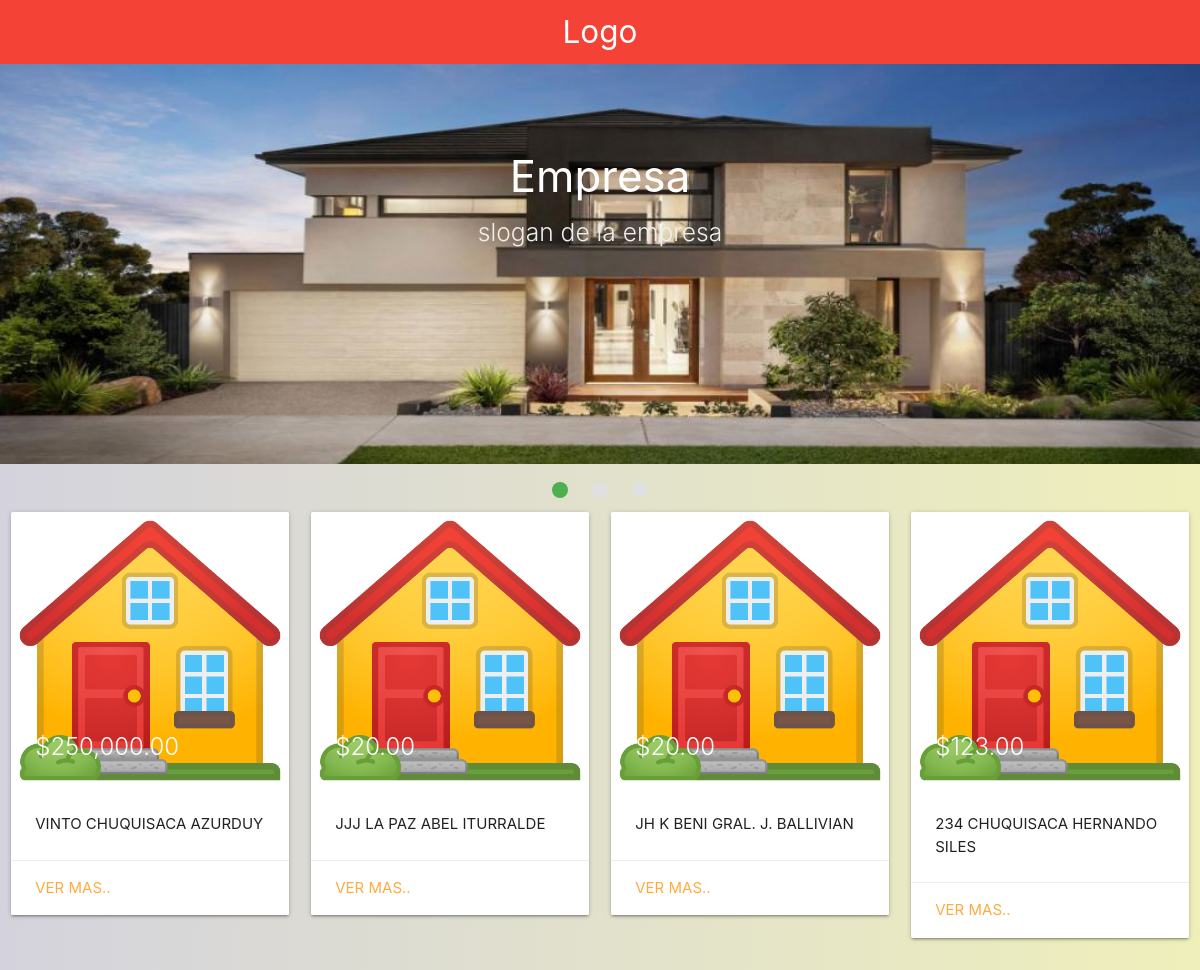
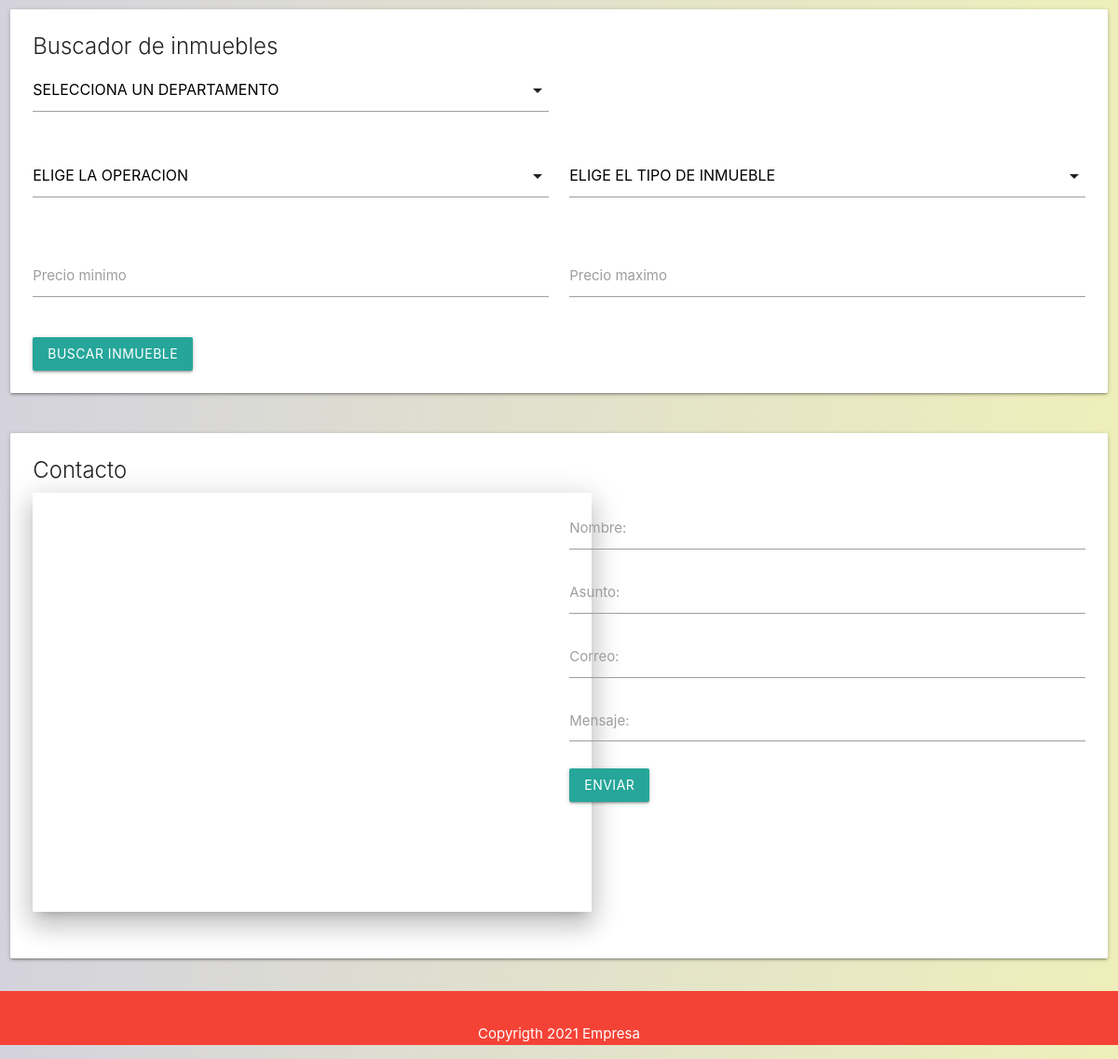
The page / on the database its author committed (2 pictures, top to bottom).
### tables this page shows
CREATE TABLE `slider` (
  `id` int(2) NOT NULL,
  `ruta` varchar(200) NOT NULL
);

CREATE TABLE `inventario` (
  `propiedad` varchar(200) NOT NULL,
  `consecutivo` int(10) NOT NULL,
  `id_cliente` int(10) NOT NULL,
  `departamento` varchar(50) NOT NULL,
  `provincia` varchar(100) NOT NULL,
  `nombre_cliente` varchar(200) NOT NULL,
  `precio` double NOT NULL,
  `fraccionamiento` varchar(100) NOT NULL,
  `calle_num` varchar(100) NOT NULL,
  `numero_int` int(10) NOT NULL,
  `m2t` int(10) NOT NULL,
  `banos` int(2) NOT NULL,
  `plantas` int(2) NOT NULL,
  `caracteristicas` text NOT NULL,
  `m2c` int(10) NOT NULL,
  `recamaras` int(2) NOT NULL,
  `cocheras` int(2) NOT NULL,
  `observaciones` text NOT NULL,
  `forma_pago` varchar(50) NOT NULL,
  `asesor` varchar(200) NOT NULL,
  `tipo_inmueble` varchar(100) NOT NULL,
  `fecha_registro` date NOT NULL,
  `comentario_web` text NOT NULL,
  `operacion` varchar(50) NOT NULL,
  `foto_principal` varchar(200) NOT NULL,
  `mapa` varchar(200) NOT NULL,
  `latitud` varchar(200) NOT NULL,
  `longitud` varchar(200) NOT NULL,
  `marcado` varchar(2) NOT NULL,
  `estatus` varchar(50) NOT NULL
);

### index.php (the view, shortened to what this page needs)
<?php
include 'admin/conexion/conexion_web.php';
?>
<!DOCTYPE html>
<html lang="en">
<head>
    <link rel="stylesheet" href="admin/css/styles.css">
    <link rel="stylesheet" href="admin/css/materialize.min.css">
</head>
<body class="blue-grey lighten-5">
    <nav class="red">
        <a href="#" class="brand-logo center">Logo</a>
    </nav>
    <div class="slider">
    <ul class="slides">
    <?php
        $sel= $con->prepare("SELECT * FROM slider ");
        $sel->execute();
        $res = $sel->get_result();
        while($f = $res->fetch_assoc()){
    ?>
      <li>
        <img src="admin/inicio/<?php echo $f['ruta']?>">
        <div class="caption center-align">
          <h3>Empresa</h3>
          <h5 class="light grey-text text-lighten-3">slogan de la empresa</h5>
        </div>
      </li>
      <?php
        }
      ?>
    </ul>
  </div>
  <div class="row">
      <?php
        $sel_marc= $con->prepare("SELECT foto_principal,precio, departamento, provincia, fraccionamiento, propiedad FROM inventario WHERE marcado = 'SI' ");
        $sel_marc->execute();
        $res_marc = $sel_marc->get_result();
        while($f_marc = $res_marc->fetch_assoc()){
      ?>
      <div class="col s12 m6 l3">
        <div class="card">
            <div class="card-image">
                <img hight="500" width="500" src="admin/propiedades/<?php echo $f_marc['foto_principal'] ?>">
                <span class="card-title"><?php echo '$'. number_format($f_marc['precio'],2); ?></span>
            </div>
            <div class="card-content">
                <p><?php echo $f_marc['fraccionamiento'].' '.$f_marc['departamento'].' '.$f_marc['provincia']; ?></p>
            </div>
            <div class="card-action">
                <a href="ver_mas.php?id=<?php echo $f_marc['propiedad'] ?>">Ver mas..</a>
            </div>
        </div>
      </div>
      <?php
        }
      ?>
  </div>
<div class="row">
    <div class="col s12">
        <div class="card">
            <div class="card-content">
                <span class="card-title" >Buscador de inmuebles</span>
                <form action="buscar.php" method="post">
                    <div class="row">
                        <div class="col s6">
                        </div>
                        <div class="col s6">
                        </div>
                    </div>
                    <div class="row">
                        <div class="col s6">
                        </div>
                        <div class="col s6">
                        </div>
                    </div>
                    <div class="row">
                        <div class="col s6">
                            <div class="input-field">
                                <input type="number" name="rango1" title="" id="rango1" required>
                                <label for="rango1">Precio minimo</label>
                            </div>
                        </div>
                        <div class="col s6">
                            <div class="input-field">
                                <input type="number" name="rango2" title="" id="rango2" required>
                                <label for="rango2">Precio maximo</label>
                            </div>
                        </div>
                    </div>
                    <button type="submit" class="btn">Buscar inmueble</button>
                </form>
            </div>
        </div>
    </div>
</div>
    <div class="row">
     <div class="col s12">
       <div class="card">
         <div class="card-content">
            <span class="card-title">Contacto</span>
            <div class="row">
                <div class="col s6">
                <iframe src="https://www.google.com/maps/embed?pb=!1m18!1m12!1m3!1d121838.20215604223!2d-66.2386089254841!3d-17.39047605037208!2m3!1f0!2f0!3f0!3m2!1i1024!2i768!4f13.1!3m3!1m2!1s0x93e373e0d9e4ab27%3A0xa2719ae9532c3e65!2sCochabamba!5e0!3m2!1ses!2sbo!4v1635433363474!5m2!1ses!2sbo" width="600" height="450" style="border:0;" allowfullscreen="" class="z-depth-4" loading="lazy"></iframe>
                </div>
                <div class="col s6">
                <div class="input-field">
                   <input type="text" name="nombre" pattern="[A-Za-z/s ]+"  title=""  id="nombre" required >
                   <label for="nombre">Nombre:</label>
                 </div>
                 <div class="input-field">
                   <input type="text" name="asunto"   title=""  id="asunto"  >
                   <label for="asunto">Asunto:</label>
                 </div>
                 <div class="input-field">
                   <input type="email" name="correo"   title=""  id="correo" required  >
                   <label for="correo">Correo:</label>
                 </div>
                 <div class="input-field">
                   <textarea name="mensaje" rows="8" cols="80" id="mensaje" onblur="may(this.value, this.id)" class="materialize-textarea"></textarea>
                   <label for="">Mensaje:</label>
                 </div>
                 <button type="button" class="btn" id="enviar">Enviar</button>
                </div>
            </div>
         </div>
       </div>
     </div>
   </div>
   <footer class="page-footer red white-text center">
                <p>Copyrigth 2021 Empresa</p>
   </footer>
</body>
</html>

### admin/css/styles.css (style rules this page uses)
body { background: #EFEFBB; background: -webkit-linear-gradient(to right, #D4D3DD, #EFEFBB); background: linear-gradient(to right, #D4D3DD, #EFEFBB); }

### rows shown on the page
inventario: foto_principal (picture), precio "250,000.00", fraccionamiento "VINTO", departamento "CHUQUISACA", provincia "AZURDUY"
inventario: foto_principal (picture), precio "20.00", fraccionamiento "JJJ", departamento "LA PAZ", provincia "ABEL ITURRALDE"
inventario: foto_principal (picture), precio "20.00", fraccionamiento "JH K", departamento "BENI", provincia "GRAL. J. BALLIVIAN"
inventario: foto_principal (picture), precio "123.00", fraccionamiento "234", departamento "CHUQUISACA", provincia "HERNANDO SILES"
